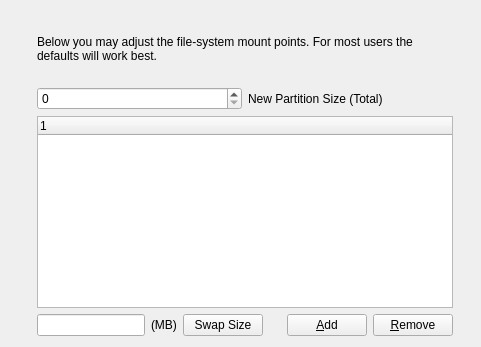
  <widget class="QWizardPage" name="Page_Mounts">
   <layout class="QGridLayout" name="gridLayout_10">
    <item row="0" column="0" rowspan="6">
     <layout class="QVBoxLayout" name="verticalLayout_10">
      <item>
       <widget class="QLabel" name="label_19">
        <property name="sizePolicy">
         <sizepolicy hsizetype="Fixed" vsizetype="Fixed">
          <horstretch>0</horstretch>
          <verstretch>0</verstretch>
         </sizepolicy>
        </property>
        <property name="maximumSize">
         <size>
          <width>55</width>
          <height>55</height>
         </size>
        </property>
        <property name="text">
         <string/>
        </property>
        <property name="pixmap">
         <pixmap resource="sysinstaller.qrc">:/modules/images/disk.png</pixmap>
        </property>
        <property name="scaledContents">
         <bool>true</bool>
        </property>
        <property name="alignment">
         <set>Qt::AlignCenter</set>
        </property>
       </widget>
      </item>
      <item>
       <spacer name="verticalSpacer_28">
        <property name="orientation">
         <enum>Qt::Vertical</enum>
        </property>
        <property name="sizeHint" stdset="0">
         <size>
          <width>20</width>
          <height>40</height>
         </size>
        </property>
       </spacer>
      </item>
     </layout>
    </item>
    <item row="0" column="1">
     <spacer name="verticalSpacer_27">
      <property name="orientation">
       <enum>Qt::Vertical</enum>
      </property>
      <property name="sizeType">
       <enum>QSizePolicy::Fixed</enum>
      </property>
      <property name="sizeHint" stdset="0">
       <size>
        <width>378</width>
        <height>18</height>
       </size>
      </property>
     </spacer>
    </item>
    <item row="1" column="1">
     <widget class="QLabel" name="labelMounts">
      <property name="sizePolicy">
       <sizepolicy hsizetype="MinimumExpanding" vsizetype="Preferred">
        <horstretch>0</horstretch>
        <verstretch>0</verstretch>
       </sizepolicy>
      </property>
      <property name="text">
       <string>Below you may adjust the file-system mount points. For most users the defaults will work best. </string>
      </property>
      <property name="wordWrap">
       <bool>true</bool>
      </property>
     </widget>
    </item>
    <item row="1" column="2" rowspan="4">
     <spacer name="horizontalSpacer_10">
      <property name="orientation">
       <enum>Qt::Horizontal</enum>
      </property>
      <property name="sizeType">
       <enum>QSizePolicy::Fixed</enum>
      </property>
      <property name="sizeHint" stdset="0">
       <size>
        <width>17</width>
        <height>256</height>
       </size>
      </property>
     </spacer>
    </item>
    <item row="2" column="1">
     <spacer name="verticalSpacer_29">
      <property name="orientation">
       <enum>Qt::Vertical</enum>
      </property>
      <property name="sizeType">
       <enum>QSizePolicy::Fixed</enum>
      </property>
      <property name="sizeHint" stdset="0">
       <size>
        <width>20</width>
        <height>18</height>
       </size>
      </property>
     </spacer>
    </item>
    <item row="3" column="1">
     <layout class="QHBoxLayout" name="horizontalLayout_7">
      <item>
       <widget class="QSpinBox" name="spinNewPartition"/>
      </item>
      <item>
       <widget class="QLabel" name="labelNewPartition">
        <property name="text">
         <string>New Partition Size (Total)</string>
        </property>
       </widget>
      </item>
     </layout>
    </item>
    <item row="4" column="1">
     <widget class="QTreeWidget" name="treeMounts">
      <column>
       <property name="text">
        <string notr="true">1</string>
       </property>
      </column>
     </widget>
    </item>
    <item row="5" column="1">
     <layout class="QHBoxLayout" name="horizontalLayout_4">
      <item>
       <widget class="QLineEdit" name="lineFreeMB">
        <property name="readOnly">
         <bool>true</bool>
        </property>
       </widget>
      </item>
      <item>
       <widget class="QLabel" name="labelFreeSpace">
        <property name="text">
         <string>(MB)</string>
        </property>
       </widget>
      </item>
      <item>
       <widget class="QPushButton" name="pushSwapSize">
        <property name="text">
         <string>Swap Size</string>
        </property>
        <property name="icon">
         <iconset resource="sysinstaller.qrc">
          <normaloff>:/modules/images/slices.png</normaloff>:/modules/images/slices.png</iconset>
        </property>
       </widget>
      </item>
      <item>
       <spacer name="horizontalSpacer_11">
        <property name="orientation">
         <enum>Qt::Horizontal</enum>
        </property>
        <property name="sizeHint" stdset="0">
         <size>
          <width>18</width>
          <height>20</height>
         </size>
        </property>
       </spacer>
      </item>
      <item>
       <widget class="QPushButton" name="pushAddMount">
        <property name="text">
         <string>&amp;Add</string>
        </property>
        <property name="icon">
         <iconset resource="sysinstaller.qrc">
          <normaloff>:/PCBSD/images/edit_add.png</normaloff>:/PCBSD/images/edit_add.png</iconset>
        </property>
       </widget>
      </item>
      <item>
       <widget class="QPushButton" name="pushRemoveMount">
        <property name="text">
         <string>&amp;Remove</string>
        </property>
        <property name="icon">
         <iconset resource="sysinstaller.qrc">
          <normaloff>:/PCBSD/images/edit_remove.png</normaloff>:/PCBSD/images/edit_remove.png</iconset>
        </property>
       </widget>
      </item>
     </layout>
    </item>
   </layout>
  </widget>
